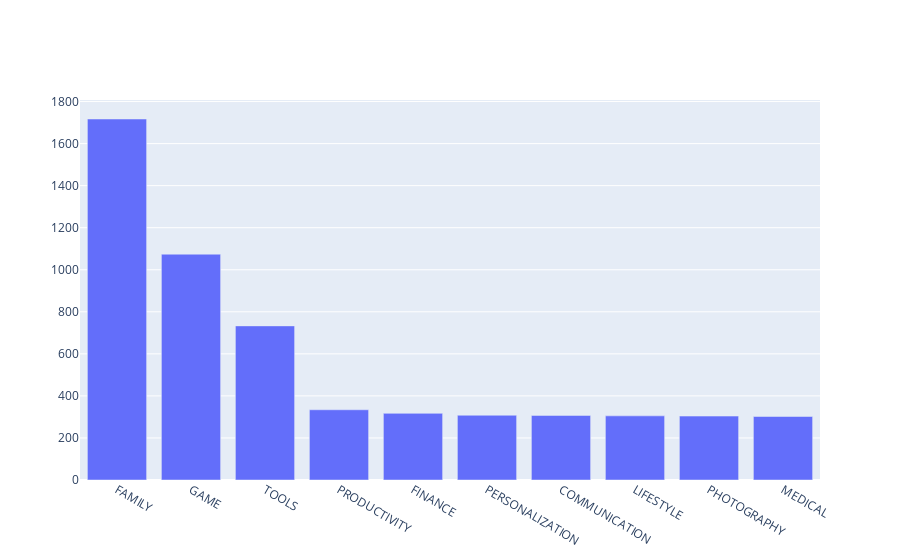

The code cell stored with this chart in its notebook:
### Code cell
x=num_of_apps_in_category.head(10).index
y=num_of_apps_in_category.head(10).values
data=[go.Bar(x=num_of_apps_in_category.head(10).index,
          y=num_of_apps_in_category.head(10).values)]
plotly.offline.iplot(data)

### Figure 1 — Plotly figure (JSON) as saved in the notebook; plotly's stock layout.template omitted (floating-point values rounded to 4 significant figures)
{"data": [{"type": "bar", "x": ["FAMILY", "GAME", "TOOLS", "PRODUCTIVITY", "FINANCE", "PERSONALIZATION", "COMMUNICATION", "LIFESTYLE", "PHOTOGRAPHY", "MEDICAL"], "y": [1717, 1074, 733, 334, 317, 308, 307, 305, 304, 302]}], "layout": {}}
